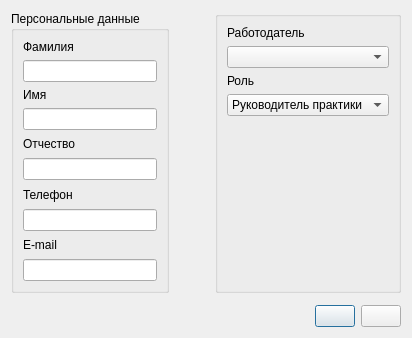
<?xml version="1.0" encoding="UTF-8"?>
<ui version="4.0">
 <class>InsertStaffEmployer</class>
 <widget class="QDialog" name="InsertStaffEmployer">
  <property name="geometry">
   <rect>
    <x>0</x>
    <y>0</y>
    <width>400</width>
    <height>338</height>
   </rect>
  </property>
  <property name="windowTitle">
   <string>Dialog</string>
  </property>
  <layout class="QVBoxLayout" name="verticalLayout_10">
   <item>
    <layout class="QVBoxLayout" name="verticalLayout_8">
     <item>
      <layout class="QHBoxLayout" name="horizontalLayout_2">
       <item>
        <widget class="QGroupBox" name="groupBox">
         <property name="title">
          <string>Персональные данные</string>
         </property>
         <layout class="QHBoxLayout" name="horizontalLayout_3">
          <item>
           <layout class="QVBoxLayout" name="verticalLayout_7">
            <item>
             <layout class="QVBoxLayout" name="verticalLayout">
              <item>
               <layout class="QVBoxLayout" name="verticalLayout_2">
                <item>
                 <widget class="QLabel" name="label">
                  <property name="text">
                   <string>Фамилия</string>
                  </property>
                 </widget>
                </item>
                <item>
                 <widget class="QLineEdit" name="lineEditLastname"/>
                </item>
               </layout>
              </item>
              <item>
               <widget class="QLabel" name="label_6">
                <property name="text">
                 <string>Имя</string>
                </property>
               </widget>
              </item>
              <item>
               <widget class="QLineEdit" name="lineEditFirstname"/>
              </item>
             </layout>
            </item>
            <item>
             <layout class="QVBoxLayout" name="verticalLayout_3">
              <item>
               <widget class="QLabel" name="label_7">
                <property name="text">
                 <string>Отчество</string>
                </property>
               </widget>
              </item>
              <item>
               <widget class="QLineEdit" name="lineEditPatronymic"/>
              </item>
             </layout>
            </item>
            <item>
             <layout class="QVBoxLayout" name="verticalLayout_4">
              <item>
               <widget class="QLabel" name="labelPhone">
                <property name="text">
                 <string>Телефон</string>
                </property>
               </widget>
              </item>
              <item>
               <widget class="QLineEdit" name="lineEditPhone"/>
              </item>
             </layout>
            </item>
            <item>
             <layout class="QVBoxLayout" name="verticalLayout_6">
              <item>
               <widget class="QLabel" name="label_3">
                <property name="text">
                 <string>E-mail</string>
                </property>
               </widget>
              </item>
              <item>
               <widget class="QLineEdit" name="lineEditEmail"/>
              </item>
             </layout>
            </item>
           </layout>
          </item>
         </layout>
        </widget>
       </item>
       <item>
        <spacer name="horizontalSpacer">
         <property name="orientation">
          <enum>Qt::Horizontal</enum>
         </property>
         <property name="sizeType">
          <enum>QSizePolicy::Fixed</enum>
         </property>
         <property name="sizeHint" stdset="0">
          <size>
           <width>40</width>
           <height>20</height>
          </size>
         </property>
        </spacer>
       </item>
       <item>
        <widget class="QGroupBox" name="groupBox_2">
         <property name="title">
          <string/>
         </property>
         <layout class="QVBoxLayout" name="verticalLayout_11">
          <item>
           <layout class="QVBoxLayout" name="verticalLayout_9">
            <item>
             <widget class="QLabel" name="label_4">
              <property name="text">
               <string>Работодатель</string>
              </property>
             </widget>
            </item>
            <item>
             <widget class="QComboBox" name="comboBox"/>
            </item>
            <item>
             <layout class="QVBoxLayout" name="verticalLayout_5">
              <item>
               <widget class="QLabel" name="label_2">
                <property name="text">
                 <string>Роль</string>
                </property>
               </widget>
              </item>
              <item>
               <widget class="QComboBox" name="comboBoxRole">
                <item>
                 <property name="text">
                  <string>Руководитель практики</string>
                 </property>
                </item>
                <item>
                 <property name="text">
                  <string>Контакт</string>
                 </property>
                </item>
               </widget>
              </item>
              <item>
               <spacer name="verticalSpacer">
                <property name="orientation">
                 <enum>Qt::Vertical</enum>
                </property>
                <property name="sizeType">
                 <enum>QSizePolicy::Expanding</enum>
                </property>
                <property name="sizeHint" stdset="0">
                 <size>
                  <width>20</width>
                  <height>200</height>
                 </size>
                </property>
               </spacer>
              </item>
             </layout>
            </item>
           </layout>
          </item>
         </layout>
        </widget>
       </item>
      </layout>
     </item>
     <item>
      <spacer name="verticalSpacer_3">
       <property name="orientation">
        <enum>Qt::Vertical</enum>
       </property>
       <property name="sizeHint" stdset="0">
        <size>
         <width>20</width>
         <height>40</height>
        </size>
       </property>
      </spacer>
     </item>
     <item>
      <layout class="QHBoxLayout" name="horizontalLayout">
       <item>
        <spacer name="horizontalSpacer_2">
         <property name="orientation">
          <enum>Qt::Horizontal</enum>
         </property>
         <property name="sizeType">
          <enum>QSizePolicy::Expanding</enum>
         </property>
         <property name="sizeHint" stdset="0">
          <size>
           <width>150</width>
           <height>20</height>
          </size>
         </property>
        </spacer>
       </item>
       <item>
        <widget class="QPushButton" name="pushButtonAction">
         <property name="text">
          <string/>
         </property>
        </widget>
       </item>
       <item>
        <widget class="QPushButton" name="pushButton">
         <property name="text">
          <string/>
         </property>
        </widget>
       </item>
      </layout>
     </item>
    </layout>
   </item>
  </layout>
 </widget>
 <resources/>
 <connections/>
</ui>
